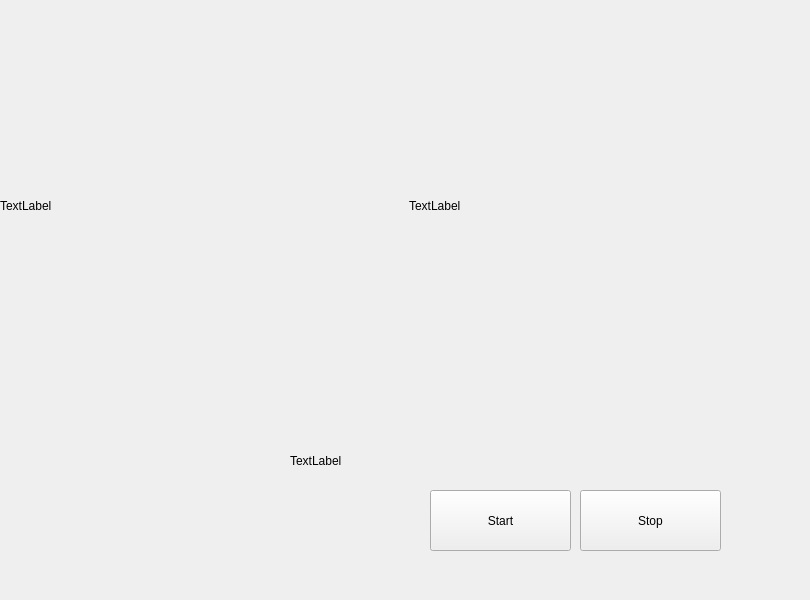
<?xml version="1.0" encoding="UTF-8"?>
<ui version="4.0">
 <class>MainWindow</class>
 <widget class="QMainWindow" name="MainWindow">
  <property name="geometry">
   <rect>
    <x>0</x>
    <y>0</y>
    <width>810</width>
    <height>600</height>
   </rect>
  </property>
  <property name="windowTitle">
   <string>MainWindow</string>
  </property>
  <widget class="QWidget" name="centralwidget">
   <widget class="QLabel" name="similarityPercentageLabel">
    <property name="geometry">
     <rect>
      <x>290</x>
      <y>450</y>
      <width>271</width>
      <height>21</height>
     </rect>
    </property>
    <property name="text">
     <string>TextLabel</string>
    </property>
   </widget>
   <widget class="QPushButton" name="startButton">
    <property name="geometry">
     <rect>
      <x>430</x>
      <y>490</y>
      <width>141</width>
      <height>61</height>
     </rect>
    </property>
    <property name="text">
     <string>Start</string>
    </property>
   </widget>
   <widget class="QPushButton" name="stopButton">
    <property name="geometry">
     <rect>
      <x>580</x>
      <y>490</y>
      <width>141</width>
      <height>61</height>
     </rect>
    </property>
    <property name="text">
     <string>Stop</string>
    </property>
   </widget>
   <widget class="QWidget" name="gridLayoutWidget">
    <property name="geometry">
     <rect>
      <x>0</x>
      <y>0</y>
      <width>811</width>
      <height>411</height>
     </rect>
    </property>
    <layout class="QGridLayout" name="gridLayout">
     <item row="0" column="2">
      <widget class="QLabel" name="currentScreenshotLabel">
       <property name="text">
        <string>TextLabel</string>
       </property>
      </widget>
     </item>
     <item row="0" column="3">
      <widget class="QLabel" name="previousScreenshotLabel">
       <property name="text">
        <string>TextLabel</string>
       </property>
      </widget>
     </item>
    </layout>
   </widget>
  </widget>
 </widget>
 <resources/>
 <connections/>
</ui>
